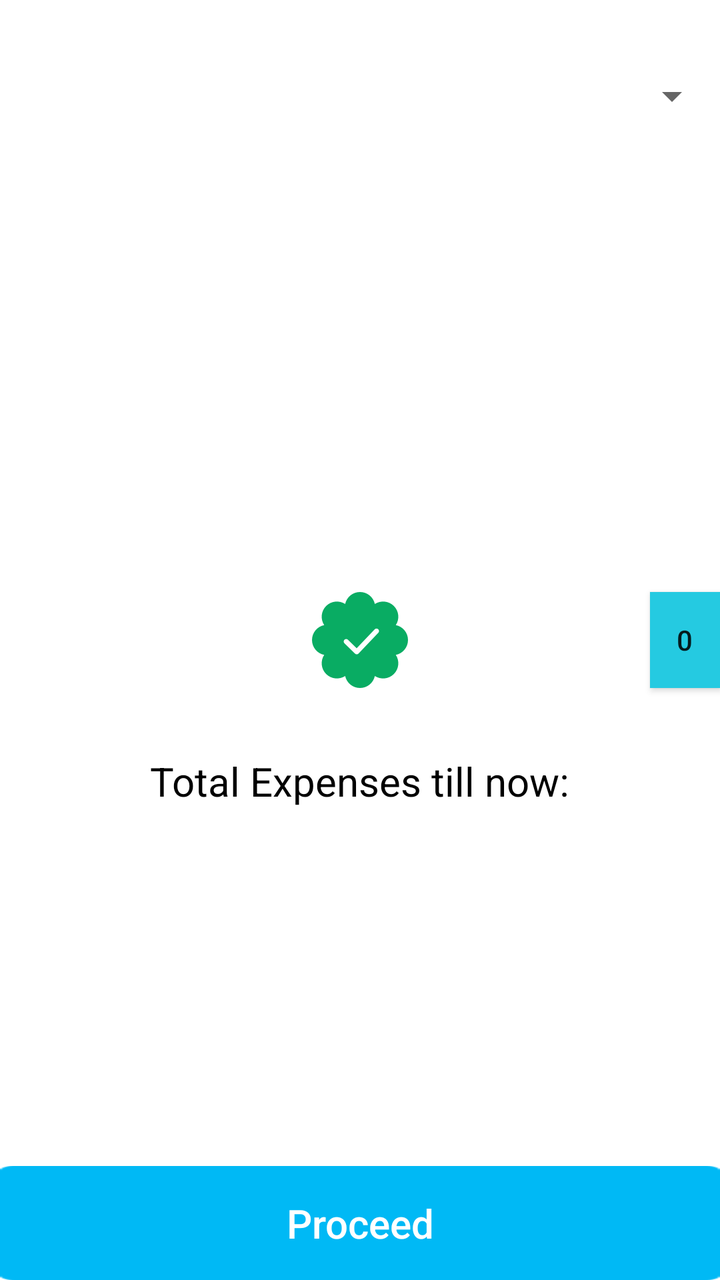
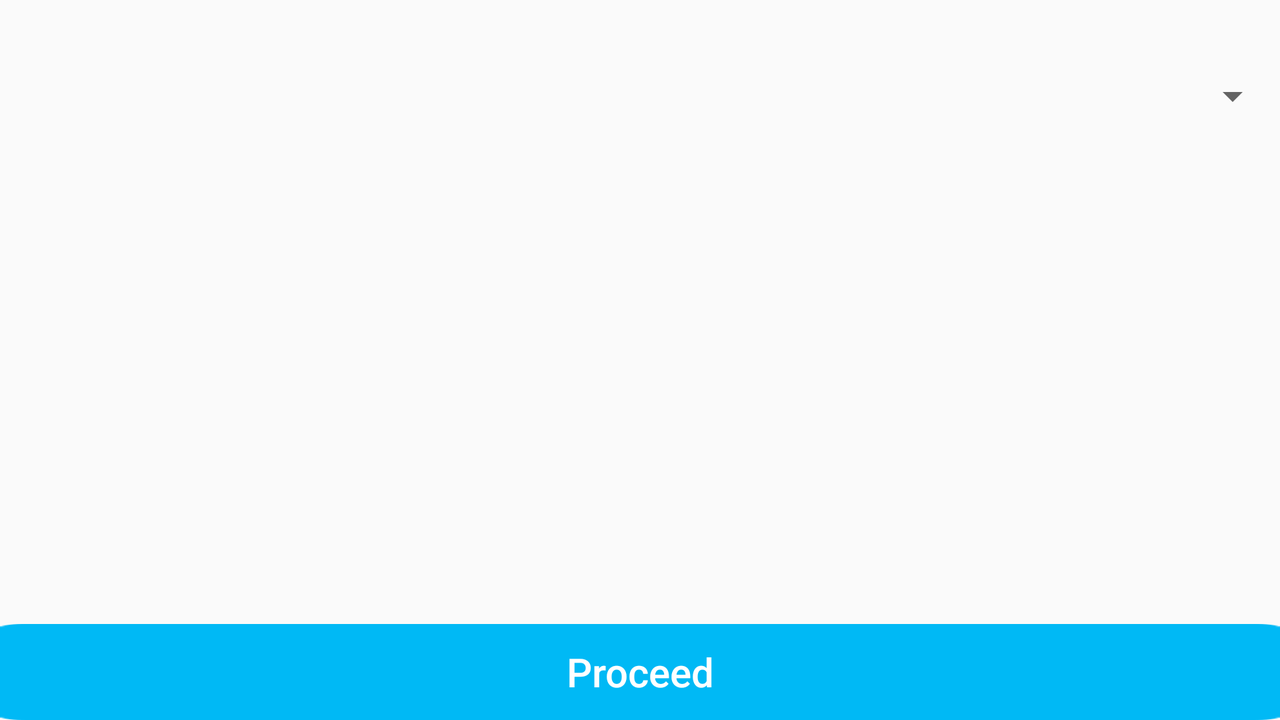

The same Android screen from two of the app's own layout files: first res/layout/ as a phone draws it, then the author's variant for another configuration, drawn on a device whose configuration selects that folder. Both files follow.
<!-- AndroidManifest.xml: activity theme Theme.AppCompat.Light -->
<!-- res/layout/activity_main.xml -->
<?xml version="1.0" encoding="utf-8"?>
<RelativeLayout xmlns:android="http://schemas.android.com/apk/res/android"
    xmlns:app="http://schemas.android.com/apk/res-auto"
    xmlns:tools="http://schemas.android.com/tools"
    android:id="@+id/activity_main"
    android:layout_width="match_parent"
    android:layout_height="match_parent"
    android:background="@android:color/white"
    android:layout_gravity="center"
    tools:context="du.fakeness.paytm.MainActivity">



    <Spinner
        android:layout_width="match_parent"
        android:layout_height="wrap_content"
        android:layout_alignParentTop="true"
        android:layout_centerHorizontal="true"
        android:layout_marginTop="36dp"
        android:id="@+id/spinner" />

    <Button
        android:text="Proceed"
        android:layout_width="wrap_content"
        android:layout_height="wrap_content"
        android:id="@+id/bt_proceed_merchant"
        android:layout_alignParentBottom="true"
        android:layout_alignParentEnd="true"
        android:background="@drawable/proceed_btn"
        android:textColor="@android:color/background_light"
        android:textAllCaps="false"
        android:textSize="20sp"
        android:padding="15dp"
        android:layout_alignParentStart="true" />

    <ImageView
        android:id="@+id/imageView"
        android:layout_width="wrap_content"
        android:layout_height="wrap_content"
        android:layout_centerHorizontal="true"
        android:layout_centerVertical="true"
        app:srcCompat="@drawable/success"
        android:background="?android:attr/selectableItemBackground"/>

    <TextView
        android:id="@+id/tv_expense"
        android:layout_width="wrap_content"
        android:layout_height="wrap_content"
        android:layout_marginTop="33dp"
        android:text="Total Expenses till now:"
        android:textSize="20dp"
        android:textColor="@android:color/black"
        android:layout_below="@+id/imageView"
        android:layout_centerHorizontal="true" />

    <Button
        android:id="@+id/bt_zero"
        android:layout_width="35dp"
        android:layout_height="wrap_content"
        android:layout_alignTop="@+id/imageView"
        android:text="0"
        android:background="@color/paytmBlue"
        android:layout_alignParentEnd="true" />


</RelativeLayout>
<!-- resources referenced by this layout -->
<resources>
  <color name="paytmBlue">#25cae1</color>
  <!-- drawable proceed_btn (drawable) -->
  <?xml version="1.0" encoding="utf-8"?>
  <selector xmlns:android="http://schemas.android.com/apk/res/android">
  
      <item android:drawable="@drawable/proceed_button_unselected" android:state_pressed="true"></item>
      <item android:drawable="@drawable/proceed_button_selected"></item>
  
  </selector>
  <!-- drawable success: png bitmap (drawable-hdpi-v4, 1217 bytes) -->
  <!-- drawable proceed_button_unselected: png bitmap (drawable-hdpi-v4, 558 bytes) -->
  <!-- drawable proceed_button_selected: png bitmap (drawable-hdpi-v4, 657 bytes) -->
</resources>
<!-- res/layout-land/activity_main.xml (the author's variant of the layout above) -->
<!-- drawn on the phone turned sideways -->
<?xml version="1.0" encoding="utf-8"?>
<RelativeLayout xmlns:android="http://schemas.android.com/apk/res/android"
    xmlns:tools="http://schemas.android.com/tools"
    android:id="@+id/activity_main"
    android:layout_width="match_parent"
    android:layout_height="match_parent"
    android:paddingBottom="@dimen/activity_vertical_margin"
    android:paddingLeft="@dimen/activity_horizontal_margin"
    android:paddingRight="@dimen/activity_horizontal_margin"
    android:paddingTop="@dimen/activity_vertical_margin"
    tools:context="du.fakeness.paytm.MainActivity">

    <Spinner
        android:layout_width="match_parent"
        android:layout_height="wrap_content"
        android:layout_alignParentTop="true"
        android:layout_centerHorizontal="true"
        android:layout_marginTop="36dp"
        android:id="@+id/spinner" />

    <Button
        android:text="Proceed"
        android:layout_width="wrap_content"
        android:layout_height="wrap_content"
        android:id="@+id/bt_proceed_merchant"
        android:layout_alignParentBottom="true"
        android:layout_alignParentStart="true"
        android:layout_alignParentEnd="true"
        android:background="@drawable/proceed_button_selected"
        android:textColor="@android:color/background_light"
        android:textAllCaps="false"
        android:textSize="20sp" />
</RelativeLayout>
<!-- resources referenced by the variant -->
<!-- as the phone turned sideways resolves them -->
<resources>
  <!-- drawable proceed_button_selected: png bitmap (drawable-hdpi-v4, 657 bytes) -->
</resources>
